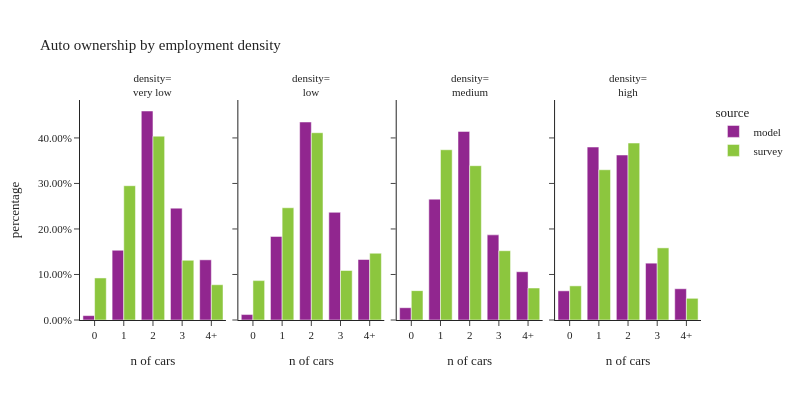

Write notebook code for a chart like this one.
### Code cell
plot_auto(hh.dropna(subset=['emp_density_group']),'emp_density_group','employment density','density')

### Figure 1 — Plotly figure (JSON) as saved in the notebook; plotly's stock layout.template omitted (floating-point values rounded to 4 significant figures)
{"data": [{"alignmentgroup": "True", "customdata": [[2860], [45506], [136346], [72973], [39261]], "hovertemplate": "source=model<br>emp_density_group=very low<br>auto_ownership_simple=%{x}<br>percentage=%{y}<br>sample count=%{customdata[0]}<extra></extra>", "legendgroup": "model", "marker": {"color": "#91268F", "pattern": {"shape": ""}}, "name": "model", "offsetgroup": "model", "orientation": "v", "showlegend": true, "textposition": "auto", "type": "bar", "x": ["0", "1", "2", "3", "4+"], "xaxis": "x", "y": [0.009631, 0.1532, 0.4592, 0.2457, 0.1322], "yaxis": "y"}, {"alignmentgroup": "True", "customdata": [[1642], [25166], [59636], [32430], [18222]], "hovertemplate": "source=model<br>emp_density_group=low<br>auto_ownership_simple=%{x}<br>percentage=%{y}<br>sample count=%{customdata[0]}<extra></extra>", "legendgroup": "model", "marker": {"color": "#91268F", "pattern": {"shape": ""}}, "name": "model", "offsetgroup": "model", "orientation": "v", "showlegend": false, "textposition": "auto", "type": "bar", "x": ["0", "1", "2", "3", "4+"], "xaxis": "x2", "y": [0.01198, 0.1836, 0.435, 0.2365, 0.1329], "yaxis": "y2"}, {"alignmentgroup": "True", "customdata": [[11720], [115253], [179843], [81183], [46034]], "hovertemplate": "source=model<br>emp_density_group=medium<br>auto_ownership_simple=%{x}<br>percentage=%{y}<br>sample count=%{customdata[0]}<extra></extra>", "legendgroup": "model", "marker": {"color": "#91268F", "pattern": {"shape": ""}}, "name": "model", "offsetgroup": "model", "orientation": "v", "showlegend": false, "textposition": "auto", "type": "bar", "x": ["0", "1", "2", "3", "4+"], "xaxis": "x3", "y": [0.027, 0.2655, 0.4144, 0.187, 0.1061], "yaxis": "y3"}, {"alignmentgroup": "True", "customdata": [[27820], [164991], [157371], [54215], [29809]], "hovertemplate": "source=model<br>emp_density_group=high<br>auto_ownership_simple=%{x}<br>percentage=%{y}<br>sample count=%{customdata[0]}<extra></extra>", "legendgroup": "model", "marker": {"color": "#91268F", "pattern": {"shape": ""}}, "name": "model", "offsetgroup": "model", "orientation": "v", "showlegend": false, "textposition": "auto", "type": "bar", "x": ["0", "1", "2", "3", "4+"], "xaxis": "x4", "y": [0.06407, 0.38, 0.3624, 0.1249, 0.06865], "yaxis": "y4"}, {"alignmentgroup": "True", "customdata": [[164], [407], [274], [61], [33]], "hovertemplate": "source=survey<br>emp_density_group=very low<br>auto_ownership_simple=%{x}<br>percentage=%{y}<br>sample count=%{customdata[0]}<extra></extra>", "legendgroup": "survey", "marker": {"color": "#8CC63E", "pattern": {"shape": ""}}, "name": "survey", "offsetgroup": "survey", "orientation": "v", "showlegend": true, "textposition": "auto", "type": "bar", "x": ["0", "1", "2", "3", "4+"], "xaxis": "x", "y": [0.09236, 0.295, 0.4039, 0.1312, 0.07752], "yaxis": "y"}, {"alignmentgroup": "True", "customdata": [[42], [120], [101], [30], [20]], "hovertemplate": "source=survey<br>emp_density_group=low<br>auto_ownership_simple=%{x}<br>percentage=%{y}<br>sample count=%{customdata[0]}<extra></extra>", "legendgroup": "survey", "marker": {"color": "#8CC63E", "pattern": {"shape": ""}}, "name": "survey", "offsetgroup": "survey", "orientation": "v", "showlegend": false, "textposition": "auto", "type": "bar", "x": ["0", "1", "2", "3", "4+"], "xaxis": "x2", "y": [0.08655, 0.2466, 0.4115, 0.1087, 0.1467], "yaxis": "y2"}, {"alignmentgroup": "True", "customdata": [[188], [440], [310], [98], [36]], "hovertemplate": "source=survey<br>emp_density_group=medium<br>auto_ownership_simple=%{x}<br>percentage=%{y}<br>sample count=%{customdata[0]}<extra></extra>", "legendgroup": "survey", "marker": {"color": "#8CC63E", "pattern": {"shape": ""}}, "name": "survey", "offsetgroup": "survey", "orientation": "v", "showlegend": false, "textposition": "auto", "type": "bar", "x": ["0", "1", "2", "3", "4+"], "xaxis": "x3", "y": [0.06452, 0.374, 0.339, 0.1522, 0.0703], "yaxis": "y3"}, {"alignmentgroup": "True", "customdata": [[136], [408], [250], [61], [23]], "hovertemplate": "source=survey<br>emp_density_group=high<br>auto_ownership_simple=%{x}<br>percentage=%{y}<br>sample count=%{customdata[0]}<extra></extra>", "legendgroup": "survey", "marker": {"color": "#8CC63E", "pattern": {"shape": ""}}, "name": "survey", "offsetgroup": "survey", "orientation": "v", "showlegend": false, "textposition": "auto", "type": "bar", "x": ["0", "1", "2", "3", "4+"], "xaxis": "x4", "y": [0.07499, 0.3301, 0.3888, 0.1585, 0.04765], "yaxis": "y4"}], "layout": {"annotations": [{"font": {}, "showarrow": false, "text": "density=<br>very low", "x": 0.1175, "xanchor": "center", "xref": "paper", "y": 1.0, "yanchor": "bottom", "yref": "paper"}, {"font": {}, "showarrow": false, "text": "density=<br>low", "x": 0.3725, "xanchor": "center", "xref": "paper", "y": 1.0, "yanchor": "bottom", "yref": "paper"}, {"font": {}, "showarrow": false, "text": "density=<br>medium", "x": 0.6275, "xanchor": "center", "xref": "paper", "y": 1.0, "yanchor": "bottom", "yref": "paper"}, {"font": {}, "showarrow": false, "text": "density=<br>high", "x": 0.8825, "xanchor": "center", "xref": "paper", "y": 1.0, "yanchor": "bottom", "yref": "paper"}], "barmode": "group", "font": {"size": 11}, "height": 400, "legend": {"title": {"text": "source"}, "tracegroupgap": 0}, "title": {"text": "Auto ownership by employment density"}, "width": 800, "xaxis": {"anchor": "y", "domain": [0.0, 0.235], "title": {"text": "n of cars"}}, "xaxis2": {"anchor": "y2", "domain": [0.255, 0.49], "matches": "x", "title": {"text": "n of cars"}}, "xaxis3": {"anchor": "y3", "domain": [0.51, 0.745], "matches": "x", "title": {"text": "n of cars"}}, "xaxis4": {"anchor": "y4", "domain": [0.765, 1.0], "matches": "x", "title": {"text": "n of cars"}}, "yaxis": {"anchor": "x", "domain": [0.0, 1.0], "tickformat": ".2%", "title": {"text": "percentage"}}, "yaxis2": {"anchor": "x2", "domain": [0.0, 1.0], "matches": "y", "showticklabels": false, "tickformat": ".2%"}, "yaxis3": {"anchor": "x3", "domain": [0.0, 1.0], "matches": "y", "showticklabels": false, "tickformat": ".2%"}, "yaxis4": {"anchor": "x4", "domain": [0.0, 1.0], "matches": "y", "showticklabels": false, "tickformat": ".2%"}}}
